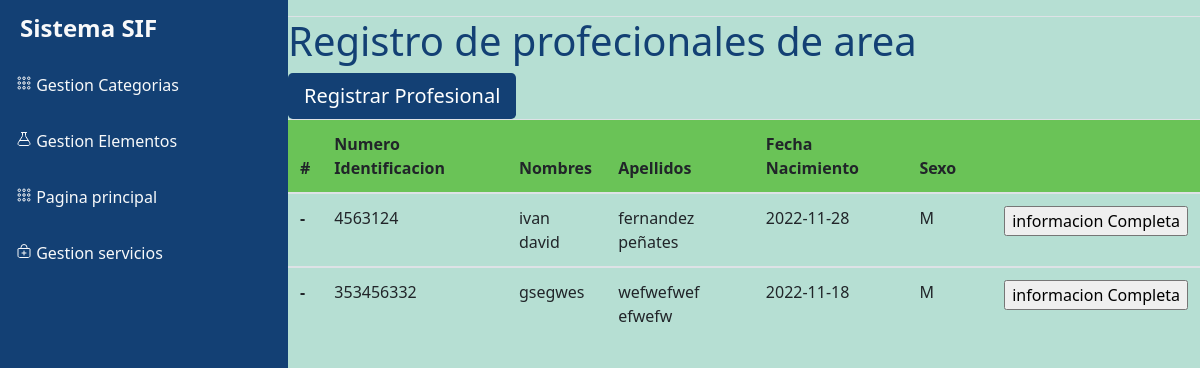
The app's page /vistas/administrador/GestionProfes.php with its own data.
### tables this page shows
CREATE TABLE `profesionales` (
  `NumeroIdentificacion` int(11) NOT NULL,
  `Nombres` varchar(30) NOT NULL,
  `Apellidos` varchar(30) NOT NULL,
  `FechaNacimiento` date NOT NULL,
  `Sexo` varchar(30) NOT NULL,
  `CorreoElectronico` varchar(30) NOT NULL,
  `Telefono` int(11) NOT NULL,
  `TipoIdentificaion` int(11) NOT NULL
);

### vistas/administrador/GestionProfes.php (the view, shortened to what this page needs)
<?php
$conexion = mysqli_connect('localhost', 'root', '', 'proyecto_final_web2');
?>
<!doctype html>
<html lang="en">
<head>
  <link rel="stylesheet" href="https://stackpath.bootstrapcdn.com/bootstrap/4.3.1/css/bootstrap.min.css">
  <link rel="stylesheet" href="../../Recursos/Bootstrap.css">
</head>
<body>
  <div class="d-flex" id="content-wrapper">
    <div id="sidebar-container" class="bg-primary">
      <div class="logo">
        <h4 class="text-light font-weight-bold mb-0">Sistema SIF</h4>
      </div>
      <div class="menu">
        <a href="categoria.php" class="d-block text-light p-3 border-0">
          <ion-icon name="apps-outline"></ion-icon></i>
          Gestion Categorias
        </a>
        <a href="elementos.php" class="d-block text-light p-3 border-0">
          <ion-icon name="flask-outline"></ion-icon></i>
          Gestion Elementos
        </a>
        <a href="paginaprincipal.php" class="d-block text-light p-3 border-0">
          <ion-icon name="apps-outline"></ion-icon></i>
          Pagina principal
        </a>
        <a href="RegistroServicios.php" class="d-block text-light p-3 border-0">
          <ion-icon name="bag-add-outline"></ion-icon></i>
          Gestion servicios
        </a>
      </div>
    </div>
    <div class="w-100">
      <nav class="navbar navbar-expand-lg navbar-light bg-light border-bottom">
      </nav>
      <div id="content" class="bg-grey w-100">
        <h1>Registro de profecionales de area</h1>
        <a href="GestionarProfesionales.php"><button type="button" class="btn btn-primary btn-lg">Registrar Profesional</button></a>
        <div class="table-responsice">
          <table class="table caption-top">
            <thead>
              <tr class="table-active" style="background-color: #73D35E;">
                <th scope="col">#</th>
                <th scope="col">Numero Identificacion</th>
                <th scope="col">Nombres</th>
                <th scope="col">Apellidos</th>
                <th scope="col">Fecha Nacimiento</th>
                <th scope="col">Sexo</th>
                <th scope="col"></th>
                <th scope="col"></th>
              </tr>
            </thead>
            <?php
            $sqlPrepared = "select * from profesionales";
            $result = mysqli_query($conexion, $sqlPrepared);
            while ($mostrar = mysqli_fetch_array($result)) {
            ?>
              <tbody>
                <tr>
                  <th scope="row">-</th>
                  <td><?php echo $mostrar['NumeroIdentificacion']; ?></td>
                  <td><?php echo $mostrar['Nombres']; ?></td>
                  <td><?php echo $mostrar['Apellidos']; ?></td>
                  <td><?php echo $mostrar['FechaNacimiento']; ?></td>
                  <td><?php echo $mostrar['Sexo']; ?></td>
                  <td></td>
                  <td><a href=""><input type="submit" value="informacion Completa"></a>
                </tr>
              </tbody>
            <?php
            }
            ?>
          </table>
        </div>
</body>
</html>

### vistas/administrador/GestionProfes.php (style rules this page uses)
* { font-family: Segoe UI; font-size: 16px; }

### records on screen
profesionales: NumeroIdentificacion "4563124", Nombres "ivan david", Apellidos "fernandez peñates", FechaNacimiento "2022-11-28", Sexo "M"
profesionales: NumeroIdentificacion "353456332", Nombres "gsegwes", Apellidos "wefwefwef efwefw", FechaNacimiento "2022-11-18", Sexo "M"
